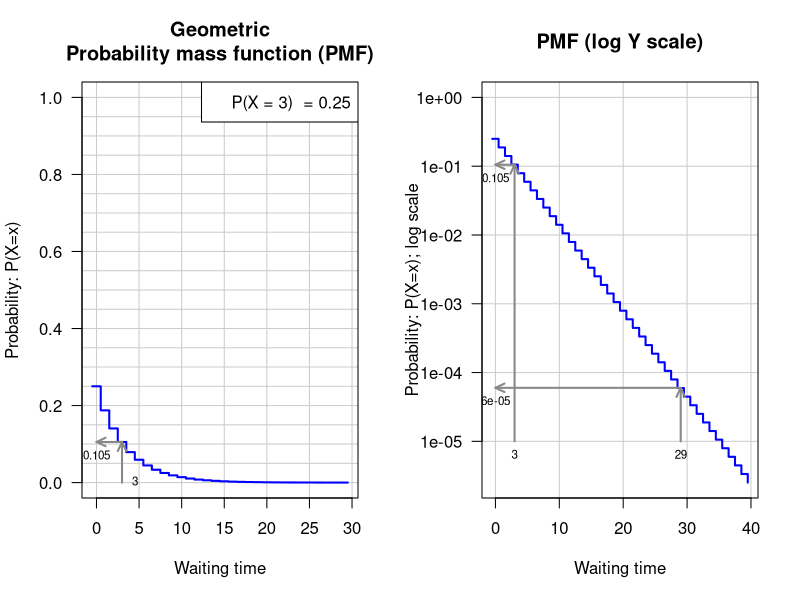
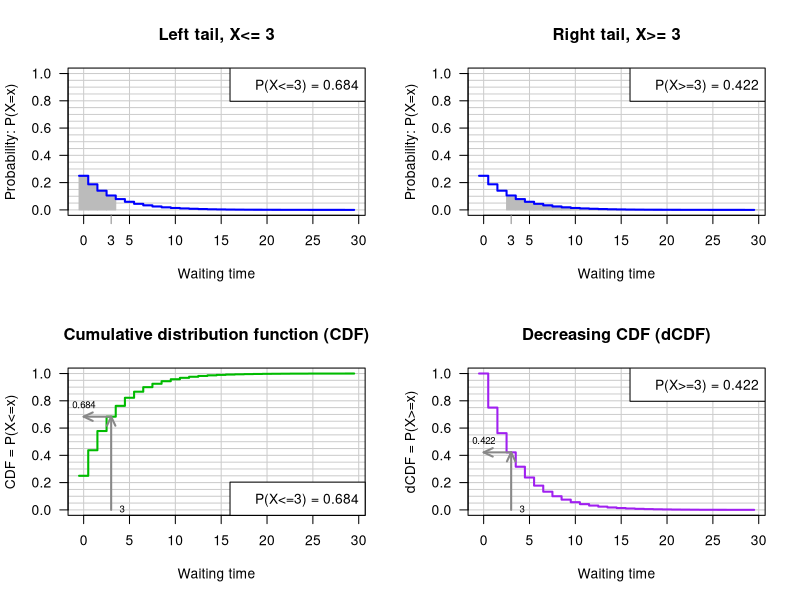
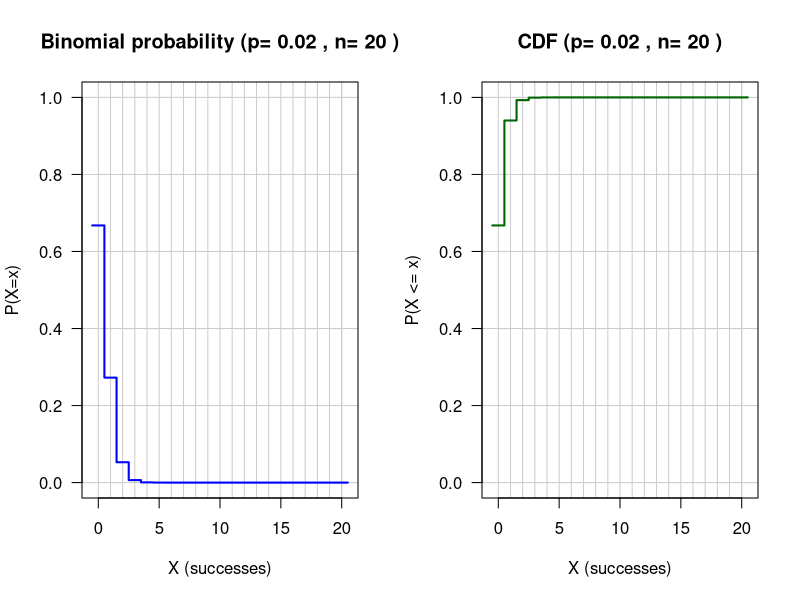
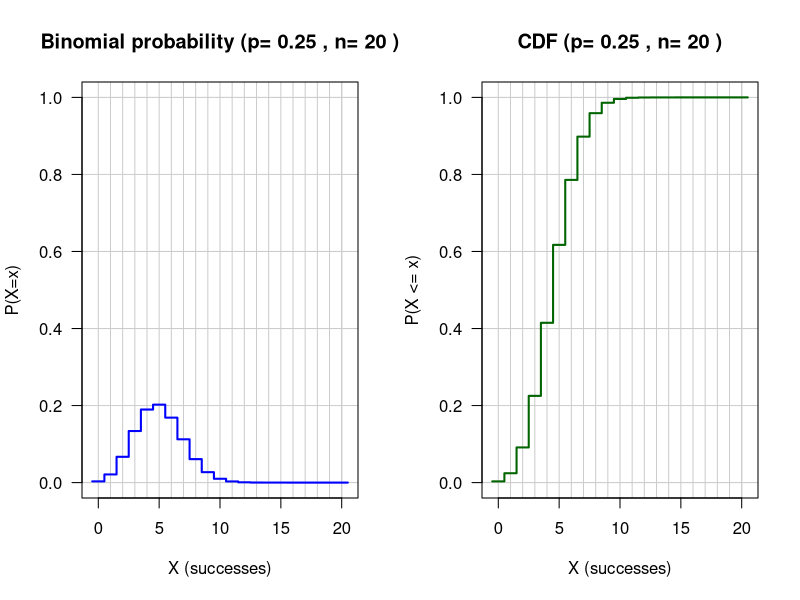
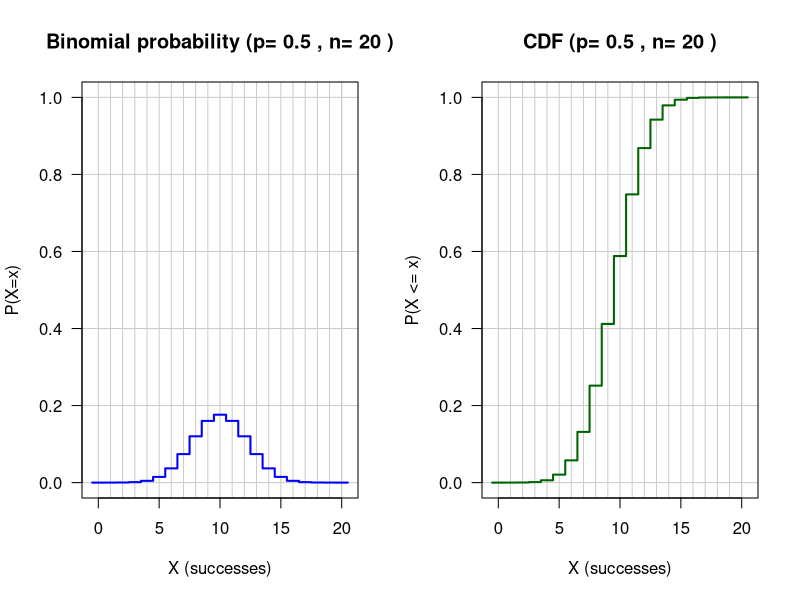
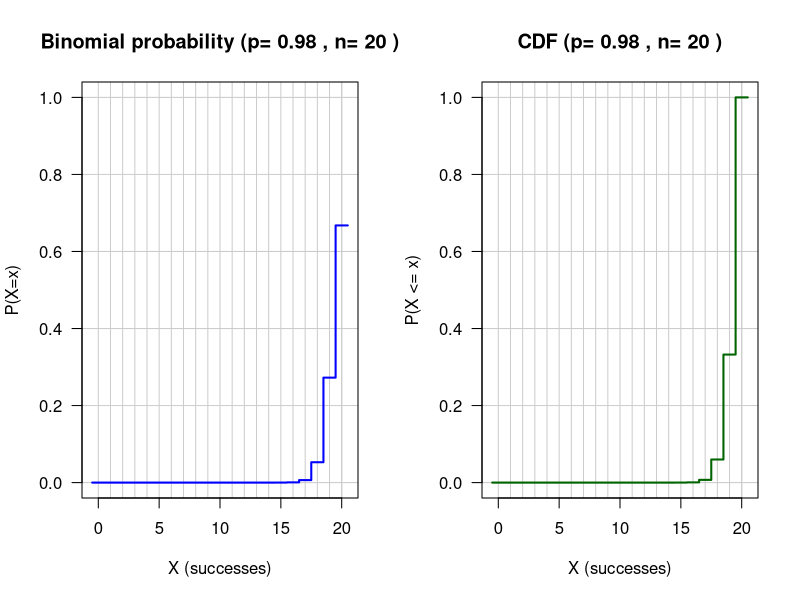
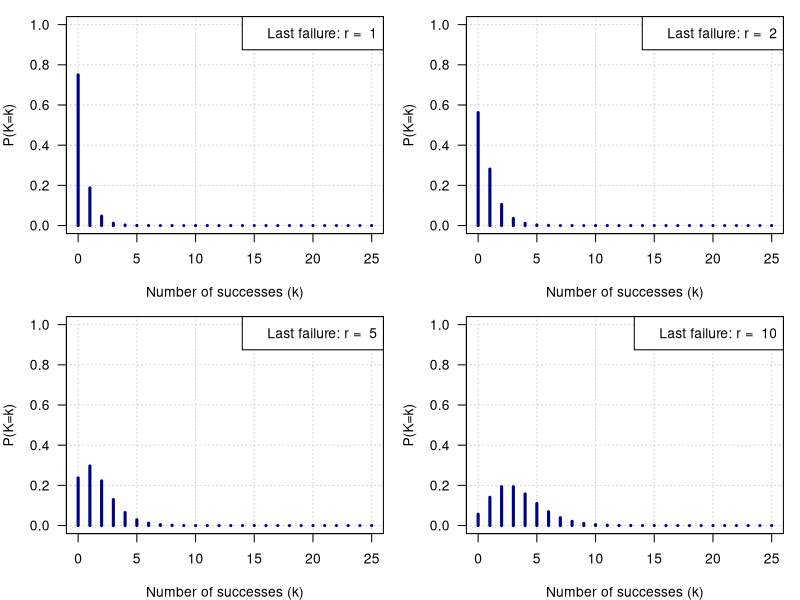
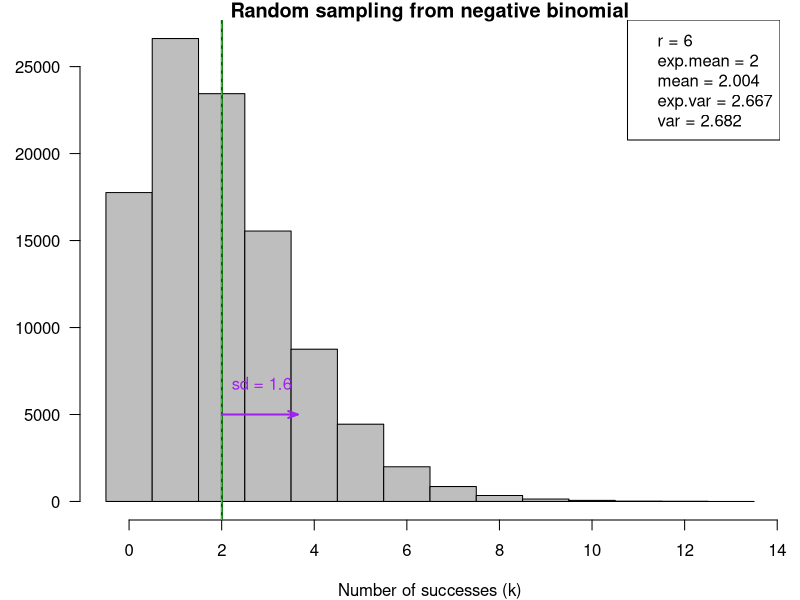

The R script that drew these images, in order:
## ---- chunk 1
library(knitr)

options(width = 300)
knitr::opts_chunk$set(
  fig.width = 7, fig.height = 5, 
  out.width = "80%",
  fig.align = "center", 
  fig.path = "figures/04_discrete-distrib_",
  size = "tiny", 
  echo = TRUE, eval = TRUE, 
  warning = FALSE, message = FALSE, 
  results = TRUE, comment = "")
# knitr::asis_output("\\footnotesize")

dir.main <- "~/stat1"
dir.slides <- file.path(dir.main, "slides")
setwd(dir.slides)
## ---- chunk 2
################################################################
##
## Illustrations of the geometric distribution
##
## Running this script requires to first run the script config.R
##    source('http://pedagogix-tagc.univ-mrs.fr/courses/stat
##
## Single-command execution:
##   source(file.path(dir.R.files, 'geometric.R'))

# x11(width = 12, height = 15)

## Parameters
p <- 0.25      # Probability of success
n <- 30        # Waiting time (time of the first success)
x <- 0:n       # X values to be plotted

test.x <- 3    #  A particular X value where an arraw will be plotted


## Color specification (I cannot use colors for the book, but well for slides)
color.status <- "full"
if (color.status == "full") {
  plot.colors <- c('density' = 'blue',
              'CDF' = '#00BB00',
              'dCDF' = 'purple'
              )
} else {
  plot.colors <- c('density' = 'black',
                   'CDF' = 'black',
                   'dCDF' = 'black'
  )
}

# ## Drawing parameters
par.ori <- par(no.readonly = TRUE)
par(mfrow=c(1,2))
par(las=1)
grid.color <- '#CCCCCC'

## grid sizes
x.grid <- 0:6*5
y.grid <- 0:20*0.05

## ##############################################################
## Waiting time before the first success in a Bernouli schema

################################################################
## Plot the probability mass function
plot(x - 0.5,
     dgeom(x,p),
     ylim=c(0,1),
     main="Geometric\nProbability mass function (PMF)",
     xlab = 'Waiting time',
     ylab = 'Probability: P(X=x)',
     panel.first=c(abline(v=x.grid,col=grid.color),
       abline(h=y.grid,col=grid.color)),
     col=plot.colors['density'],
     lwd=2, las=1,
     type = 's'
     )
legend("topright", bty = "o", bg="white", 
       legend=paste(sep = "", 'P(X = ',test.x,')  = ', format(p)))

## Draw arrows to illustrate the relationship between density curve and probability
test.p <- dgeom(test.x,p)
arrows(test.x, 0,test.x,test.p,col = '#888888',length = 0.1,angle = 25,code=2,lwd=2)
arrows(test.x, test.p,0,test.p,col = '#888888',length = 0.1,angle = 25,code=2,lwd=2)
text(test.x,0, test.x,pos=4, cex=0.7)
text(0,test.p, round(test.p, digits=3),pos=1, cex=0.7)

################################################################
## Plot the probability mass function with logarithmic Y scale. Show an
## extended domain of X, to illustrate the capability of log scales to
## display small probabilities.
ext.x <- 0:(n+10)
plot(ext.x - 0.5,
     dgeom(ext.x,p),
     main=paste('PMF (log Y scale)'),
     xlab = 'Waiting time',
     ylab = 'Probability: P(X=x); log scale',
     ylim=c(min(dgeom(ext.x,p)),1),
     panel.first=grid(equilog=F,col=grid.color,lty = 'solid'),
     col=plot.colors['density'],
     lwd=2, las=1,
     type = 's',
     log = 'y'
     )

## Draw arrows to illustrate the relationship between CDF and left tail probability
log.test.x = c(test.x, 29)
log.test.p <- round(dgeom(log.test.x, p),digits=c(3,5))
arrows(log.test.x, 1e-5,log.test.x,log.test.p,col = '#888888',length = 0.1,angle = 25,code=2,lwd=2)
arrows(log.test.x, log.test.p,0,log.test.p,col = '#888888',length = 0.1,angle = 25,code=2,lwd=2)
text(log.test.x,1e-5, log.test.x,pos=1, cex=0.7)
text(0,log.test.p, log.test.p,pos=1, cex=0.7)

par(mfrow=c(1,1))
## ---- chunk 3

par(mfrow = c(2,2))

################################################################
## Plot the probability mass function and highlight the left tail
left.tail.range <- 0:test.x
plot(x - 0.5,
     dgeom(x,p),
     ylim = c(0,1),
     main = paste('Left tail, X<=', test.x),
     xlab = 'Waiting time',
     ylab = 'Probability: P(X=x)',
     panel.first = c(abline(v = x.grid,
                            col = grid.color),
                     abline(h = y.grid,col = grid.color),
       rect(left.tail.range - 0.5, 0, left.tail.range + 0.5, dgeom(left.tail.range,p), density = NULL, angle = 45,
            col = '#BBBBBB', border = '#BBBBBB')
       ),
     col = plot.colors['density'],
     lwd = 2, las = 1,
     type = 's'
     )
legend('topright',
       legend = paste(
         'P(X<=', test.x, ') = ', 
         round(pgeom(test.x, p), digits = 3), sep = ''), 
       bty = 'o', bg  = '#FFFFFF')
axis(1, at = test.x, labels = test.x, 
     las = 1, col.ticks = '#888888')


################################################################
## Plot the probability mass function and highlight the right tail
right.tail.range <- test.x:n
plot(x - 0.5,
     dgeom(x,p),
     ylim = c(0,1),
     main = paste('Right tail, X>=', test.x),
     xlab = 'Waiting time',
     ylab = 'Probability: P(X=x)',
     panel.first = c(abline(v = x.grid, col = grid.color),
       abline(h = y.grid, col = grid.color),
       rect(right.tail.range - 0.5, 0, right.tail.range + 0.5,
            dgeom(right.tail.range,p), density = NULL, angle = 45,
            col = '#BBBBBB', border = '#BBBBBB')
       ),
     col = plot.colors['density'],
     lwd = 2, las = 1,
     type = 's'
     )
legend('topright',
       legend = paste('P(X>=',test.x,') = ', 
                      round(pgeom(test.x - 1, p, lower.tail = F), 
                            digits = 3), sep = ''), 
       bty = 'o', 
       bg = '#FFFFFF')
axis(1, at = test.x, labels = test.x, las = 1, 
     col.ticks = '#888888')

################################################################
## Plot the CDF function
plot(x - 0.5,
     pgeom(x,p),
     ylim = c(0,1),
     main = paste('Cumulative distribution function (CDF)'),
     xlab = 'Waiting time',
     ylab = 'CDF = P(X<=x)',
     panel.first = c(abline(v = x.grid, col = grid.color),
       abline(h = y.grid,col = grid.color)),
     col = plot.colors['CDF'],
     lwd = 2, las = 1,
     type = 's'
     )
legend('bottomright', 
       legend = paste('P(X<=',test.x,') = ', 
                    round(pgeom(test.x, p), digits = 3),  
                    sep = ''), bty = 'o', bg = '#FFFFFF')

## Draw arrows to illustrate the relationship between CDF and left tail probability
left.tail.p <- pgeom(test.x, p)
arrows(test.x, 0, test.x, left.tail.p, 
       col = '#888888', length = 0.1, 
       angle = 25, code = 2, lwd = 2)
arrows(test.x, left.tail.p, 0, left.tail.p, 
       col = '#888888', length = 0.1, angle = 25, code = 2, lwd = 2)
text(x = test.x, y = 0, labels = test.x, pos = 4, cex = 0.7)
text(0, left.tail.p, round(left.tail.p, digits = 3), pos = 3, cex = 0.7)


################################################################
## Plot the dCDF function
plot(x - 0.5,
     pgeom(x - 1, p, lower.tail = F), ## We use x-1 to obtain the inclusive dCDF rather than the default exclusive one
     ylim = c(0,1),
     main = paste('Decreasing CDF (dCDF)'),
     xlab = 'Waiting time',
     ylab = 'dCDF = P(X>=x)',
     panel.first = c(abline(v = x.grid, col = grid.color),
       abline(h = y.grid, col = grid.color)),
     col = plot.colors['dCDF'],
     lwd = 2, las = 1,
     type = 's')
legend('topright', 
       legend = paste(
         'P(X>=', test.x,') = ', 
         round(pgeom(test.x - 1, p, lower.tail = F), digits = 3), 
         sep = ''), bty = 'o', 
       bg = '#FFFFFF')

## Draw arrows to illustrate the relationship between dCDF and right tail probability
right.tail.p <- pgeom(test.x - 1, p, lower.tail = F)
arrows(test.x, 0, test.x, right.tail.p, col = '#888888', 
       length = 0.1, angle = 25, code = 2, lwd = 2)
arrows(test.x, right.tail.p, 0, right.tail.p, col = '#888888',
       length = 0.1, angle = 25, code = 2, lwd = 2)
text(test.x, 0, test.x,pos = 4, cex = 0.7)
text(0, right.tail.p, round(right.tail.p, digits = 3), 
     pos = 3, cex = 0.7)

## Show that the sum of CDF and dCDF differ from 1
## print(c(dgeom(test.x, p), left.tail.p, right.tail.p, right.tail.p + left.tail.p),digits=3)
par(par.ori)
par(mfrow = c(1,1))

## ---- chunk 4


## Drawing parameters
par.ori <- par(no.readonly = TRUE)
par(mfrow=c(1,2))
grid.color <- '#CCCCCC'


## color specification (actually I don't use colors for the book
if (color.status == "full") {
  plot.col <- c('probability' = 'blue',
                'CDF' = 'darkgreen',
                'dCDF' = 'purple',
                'grid' = '#CCCCCC'
                )
} else {
  plot.col <- c('probability' = 'black',
                'CDF' = 'black',
                'dCDF' = 'black',
                'grid' = '#CCCCCC'
                )
}
line.types <- c(probability="solid",
                CDF="solid",
                dCDF="solid",
                grid="solid")

## Drawing parameters
par.ori <- par(no.readonly = TRUE)
par(las=1)

#### initialize parameters
p.values <- c(0.02,0.1,0.5,0.98) ## Success probabilities
n <- 20 ## Number of trials
x.display <- 20 ## Max value to display on the X axis
x <- c(0:n, n) ## Add an "n" at the end in order to have the last horizontal bar in the plot
x.shifted <- (0:(n+1))-0.5
x.grid <- x
y.grid <- seq(from=0,to=1,by=0.2)
  

#### Binomial functions
p <- 0.02
binomial.mean <- p*n

xmax <- 5 + 4*binomial.mean

plot(x.shifted,
     dbinom(x,n,p),
     main=paste("Binomial probability (p=",format(p),", n=", format(n), ")"),
     ylim=c(0,1),
     xlab="X (successes)",
     ylab="P(X=x)",
     col=plot.col["probability"],
     lty=line.types["probability"],
     type="s",
     lwd=2, las=1,
     panel.first=c(abline(v=x.grid,col=plot.col['grid'],lty=line.types["grid"]),
                   abline(h=y.grid,col=plot.col['grid'],lty=line.types["grid"]))
)

plot(x.shifted,
     pbinom(x,n,p),
     main=paste("CDF (p=",format(p),", n=", format(n), ")"),
     ylim=c(0,1),
     xlab="X (successes)",
     ylab="P(X <= x)",
     col=plot.col["CDF"],
     lty=line.types["CDF"],
     type="s",
     lwd=2, las=1,
     panel.first=c(abline(v=x.grid,col=plot.col['grid'],lty=line.types["grid"]),
                   abline(h=y.grid,col=plot.col['grid'],lty=line.types["grid"]))
)
par(par.ori)
par(mfrow=c(1,1))
## ---- chunk 5

## Drawing parameters
par(mfrow=c(1,2))
par(las=1)

################################################################
#
# Binomial series
#


#### Binomial functions
p <- 0.25
binomial.mean <- p*n

xmax <- 5 + 4*binomial.mean

plot(x.shifted,
     dbinom(x,n,p),
     main=paste("Binomial probability (p=",format(p),", n=", format(n), ")"),
     ylim=c(0,1),
     xlab="X (successes)",
     ylab="P(X=x)",
     col=plot.col["probability"],
     lty=line.types["probability"],
     type="s",
     lwd=2, las=1,
     panel.first=c(abline(v=x.grid,col=plot.col['grid'],lty=line.types["grid"]),
                   abline(h=y.grid,col=plot.col['grid'],lty=line.types["grid"]))
)

plot(x.shifted,
     pbinom(x,n,p),
     main=paste("CDF (p=",format(p),", n=", format(n), ")"),
     ylim=c(0,1),
     xlab="X (successes)",
     ylab="P(X <= x)",
     col=plot.col["CDF"],
     lty=line.types["CDF"],
     type="s",
     lwd=2, las=1,
     panel.first=c(abline(v=x.grid,col=plot.col['grid'],lty=line.types["grid"]),
                   abline(h=y.grid,col=plot.col['grid'],lty=line.types["grid"]))
)
par(par.ori)
par(mfrow=c(1,1))
## ---- chunk 6

## Drawing parameters
par(mfrow=c(1,2))
par(las=1)

p <- 0.5
binomial.mean <- p*n

xmax <- 5 + 4*binomial.mean

plot(x.shifted,
     dbinom(x,n,p),
     main=paste("Binomial probability (p=",format(p),", n=", format(n), ")"),
     ylim=c(0,1),
     xlab="X (successes)",
     ylab="P(X=x)",
     col=plot.col["probability"],
     lty=line.types["probability"],
     type="s",
     lwd=2, las=1,
     panel.first=c(abline(v=x.grid,col=plot.col['grid'],lty=line.types["grid"]),
                   abline(h=y.grid,col=plot.col['grid'],lty=line.types["grid"]))
)

plot(x.shifted,
     pbinom(x,n,p),
     main=paste("CDF (p=",format(p),", n=", format(n), ")"),
     ylim=c(0,1),
     xlab="X (successes)",
     ylab="P(X <= x)",
     col=plot.col["CDF"],
     lty=line.types["CDF"],
     type="s",
     lwd=2, las=1,
     panel.first=c(abline(v=x.grid,col=plot.col['grid'],lty=line.types["grid"]),
                   abline(h=y.grid,col=plot.col['grid'],lty=line.types["grid"]))
)
par(par.ori)
par(mfrow = c(1,1))
## ---- chunk 7

## Drawing parameters
par(mfrow=c(1,2))
par(las=1)

p <- 0.98
binomial.mean <- p*n

xmax <- 5 + 4*binomial.mean

plot(x.shifted,
     dbinom(x,n,p),
     main=paste("Binomial probability (p=",format(p),", n=", format(n), ")"),
     ylim=c(0,1),
     xlab="X (successes)",
     ylab="P(X=x)",
     col=plot.col["probability"],
     lty=line.types["probability"],
     type="s",
     lwd=2, las=1,
     panel.first=c(abline(v=x.grid,col=plot.col['grid'],lty=line.types["grid"]),
                   abline(h=y.grid,col=plot.col['grid'],lty=line.types["grid"]))
)

plot(x.shifted,
     pbinom(x,n,p),
     main=paste("CDF (p=",format(p),", n=", format(n), ")"),
     ylim=c(0,1),
     xlab="X (successes)",
     ylab="P(X <= x)",
     col=plot.col["CDF"],
     lty=line.types["CDF"],
     type="s",
     lwd=2, las=1,
     panel.first=c(abline(v=x.grid,col=plot.col['grid'],lty=line.types["grid"]),
                   abline(h=y.grid,col=plot.col['grid'],lty=line.types["grid"]))
)
par(par.ori)
par(mfrow=c(1,1))
## ---- chunk 8
k <- 0:25    # Number of successes

par(mfrow=c(2,2))
par(mar=c(4,4,1,1))
for (r in c(1, 2, 5, 10)) {
  P.k <- dnbinom(k, size = r, prob = 0.75)
  plot(k, P.k, type="h", panel.first = grid(), lwd=3, ylim=c(0,1), las=1, xlab="Number of successes (k)", ylab="P(K=k)", col="darkblue")
  legend("topright", legend=paste("Last failure: r = ", r))
}
par(mfrow=c(1,1))
## ---- chunk 9
r <- 6       # Number of failures
p <- 0.75     # Failure probability
rep <- 100000
k <- rnbinom(n = rep, size = r, prob = p)
max.k <- max(k)
exp.mean <- r*(1 - p)/p
rand.mean <- mean(k)
exp.var <- r*(1 - p)/p^2
rand.var <- var(k)
hist(k, breaks = -0.5:(max.k + 0.5), col = "grey", xlab = "Number of successes (k)",
     las = 1, ylab = "", main = "Random sampling from negative binomial")
abline(v = rand.mean, col = "darkgreen", lwd = 2)
abline(v = exp.mean, col = "green", lty = "dashed")
arrows(rand.mean, rep/20, rand.mean + sqrt(rand.var), rep/20, 
       angle = 20, length = 0.1, col = "purple", lwd = 2)
text(x = rand.mean, y = rep/15, col = "purple",
     labels = paste("sd =", signif(digits = 2, sqrt(rand.var))), pos = 4)
legend("topright", legend = c(
  paste("r =", r), 
  paste("exp.mean =", signif(digits = 4, exp.mean)), 
  paste("mean =", signif(digits = 4, rand.mean)), 
  paste("exp.var =", signif(digits = 4, exp.var)),
  paste("var =", signif(digits = 4, rand.var))
  ))
kable(data.frame(r = r, 
                 exp.mean = exp.mean, 
                 mean = rand.mean,
                 exp.var = exp.var,
                 var = rand.var), digits = 4)
